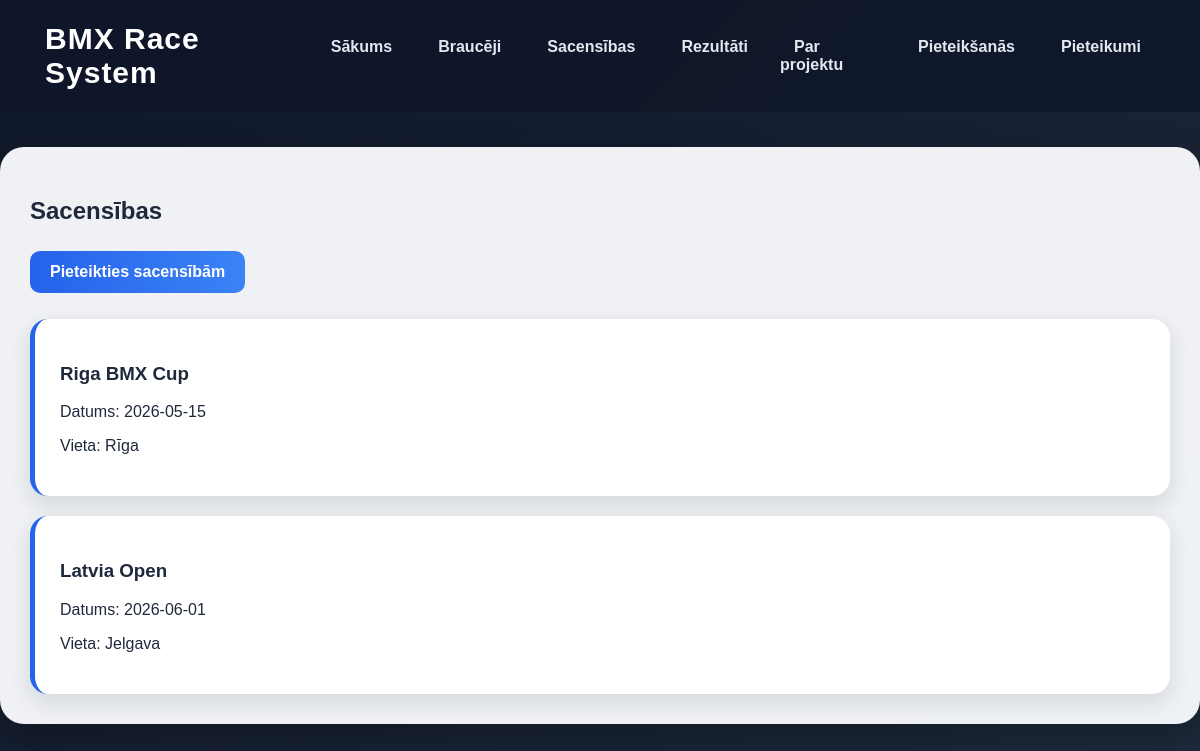
The page /races on the database as committed earlier.
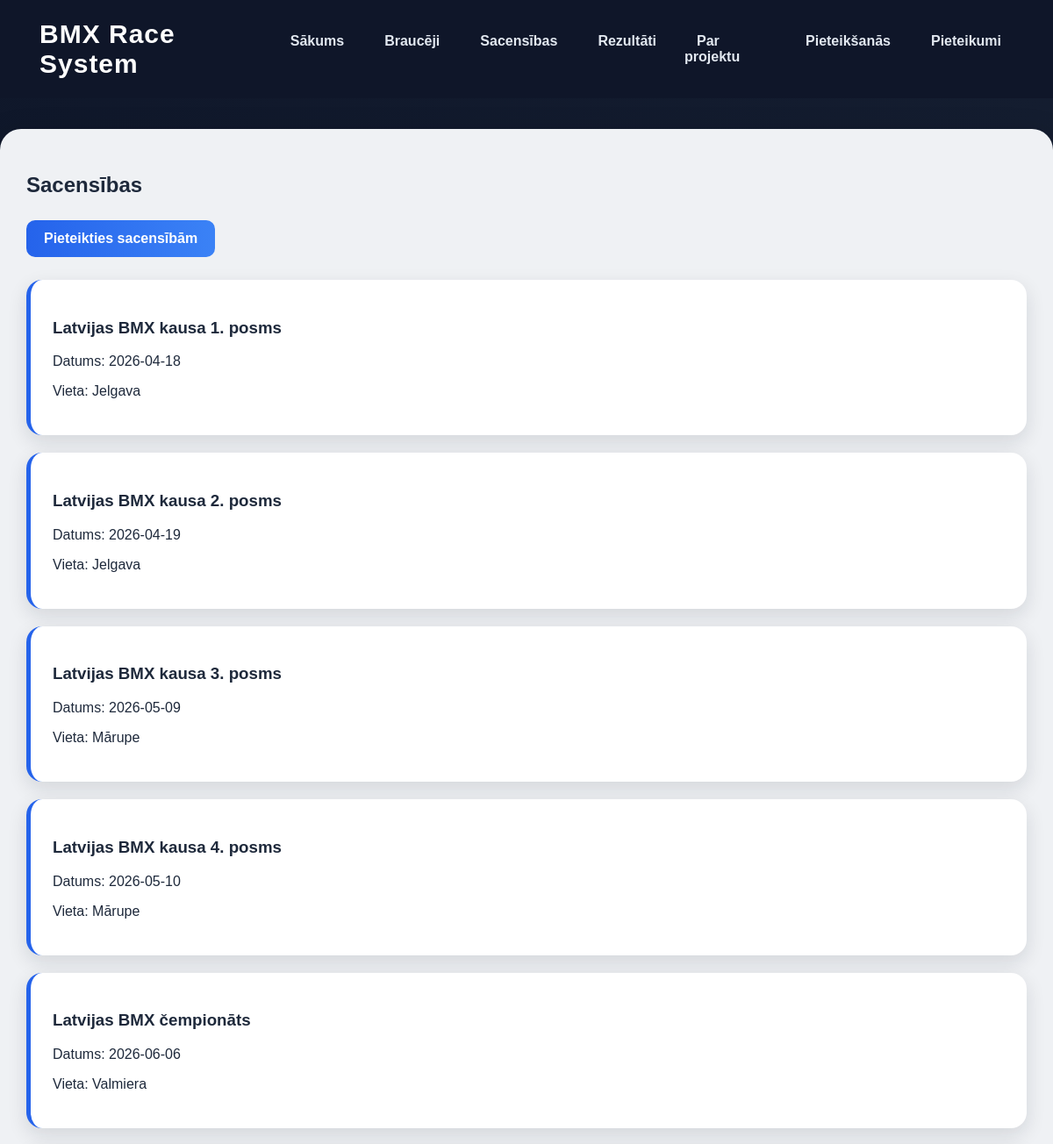
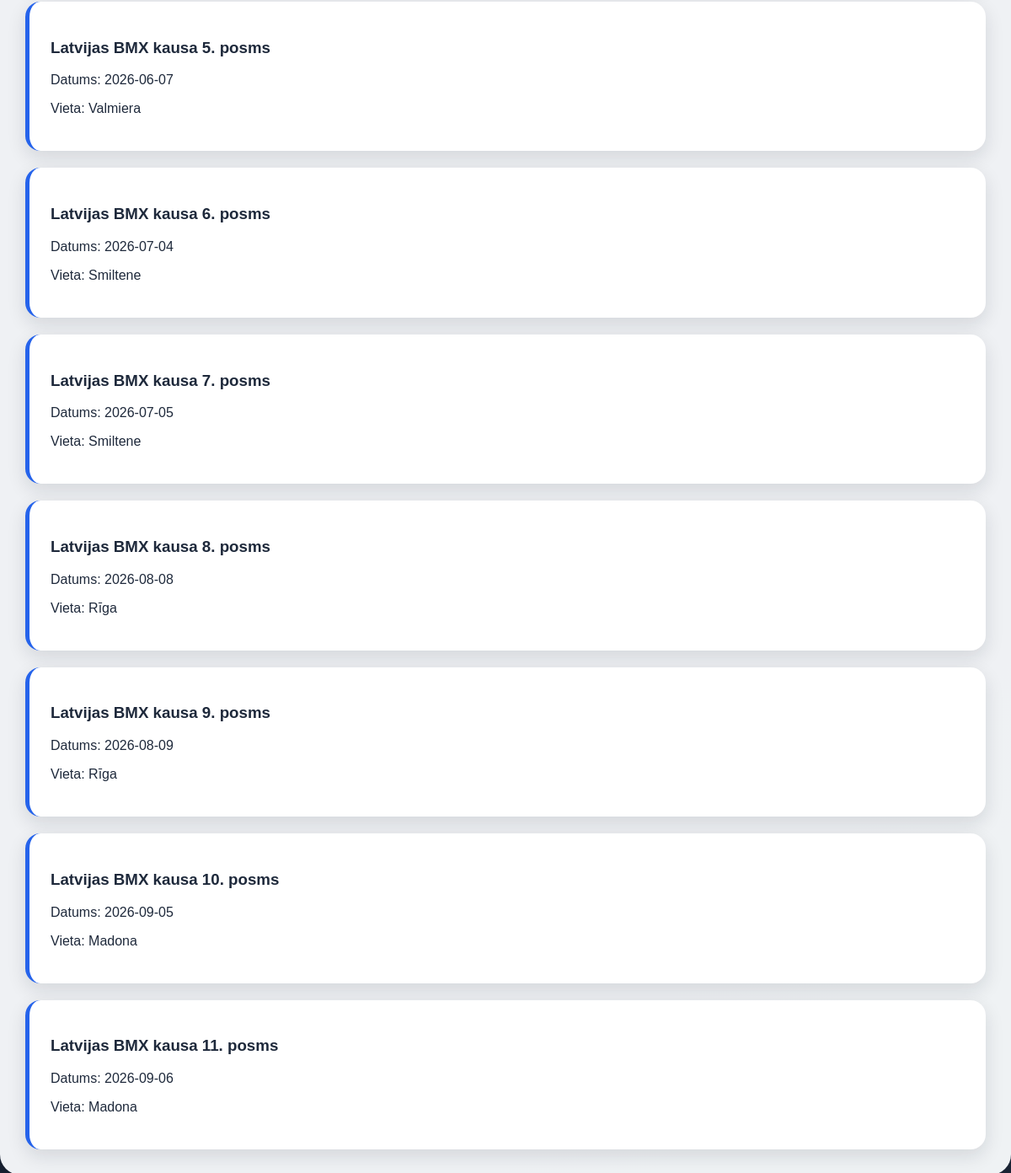
The same page on the database as committed later (2 pictures, top to bottom).
### tables this page shows
CREATE TABLE races (
            id INTEGER PRIMARY KEY AUTOINCREMENT,
            title TEXT NOT NULL,
            race_date TEXT NOT NULL,
            location TEXT NOT NULL
        );

### app.py (the view)
@app.route("/races")
def races():
    conn = get_db_connection()
    races = conn.execute("SELECT * FROM races").fetchall()
    conn.close()
    return render_template("races.html", races=races)

### app.py (called while the page is built)
def get_db_connection():
    conn = sqlite3.connect("database.db")
    conn.row_factory = sqlite3.Row
    return conn

### templates/races.html
{% extends "base.html" %}
{% block content %}
<h2>Sacensības</h2>
<a class="button" href="/register">Pieteikties sacensībām</a>
{% for race in races %}
<div class="card">
    <h3>{{ race.title }}</h3>
    <p>Datums: {{ race.race_date }}</p>
    <p>Vieta: {{ race.location }}</p>
</div>
{% endfor %}
{% endblock %}

### templates/base.html (shortened to what this page needs)
<!DOCTYPE html>
<html lang="lv">
<head>
    <link rel="stylesheet" href="{{ url_for('static', filename='style.css') }}">
</head>
<body>
<nav>
    <h1>BMX Race System</h1>
    <ul>
        <li><a href="/">Sākums</a></li>
        <li><a href="/riders">Braucēji</a></li>
        <li><a href="/races">Sacensības</a></li>
        <li><a href="/results">Rezultāti</a></li>
        <li><a href="/about">Par projektu</a></li>
        <li><a href="/register">Pieteikšanās</a></li>
        <li><a href="/registrations">Pieteikumi</a></li>
    </ul>
</nav>
<div class="container">
    {% block content %}
    {% endblock %}
</div>
</body>
</html>

### static/style.css (style rules this page uses)
body { margin: 0; font-family: Arial, sans-serif; background: linear-gradient(135deg, #0f172a, #1e293b); color: #1e293b; }
nav { background: rgba(15, 23, 42, 0.95); color: white; padding: 22px 45px; display: flex; justify-content: space-between; align-items: center; }
nav h1 { margin: 0; font-size: 30px; letter-spacing: 1px; }
nav ul { list-style: none; display: flex; gap: 18px; margin: 0; padding: 0; }
nav a { color: #e2e8f0; text-decoration: none; font-weight: bold; padding: 10px 14px; border-radius: 8px; }
.container { max-width: 1200px; margin: 35px auto; padding: 30px; background: rgba(248, 250, 252, 0.96); border-radius: 24px; box-shadow: 0 12px 35px rgba(0,0,0,0.25); }
.card { background: white; padding: 25px; border-radius: 18px; margin-top: 20px; box-shadow: 0 8px 22px rgba(15,23,42,0.12); border-left: 5px solid #2563eb; }
.button, button { background: linear-gradient(90deg, #2563eb, #3b82f6); color: white; padding: 12px 20px; border-radius: 10px; text-decoration: none; border: none; font-weight: bold; cursor: pointer; display: inline-block; margin: 6px 6px 6px 0; }

Rows that differ between the two databases and show on the page:
changed races: title "Riga BMX Cup" → "Latvijas BMX kausa 1. posms"; race_date "2026-05-15" → "2026-04-18"; location "Rīga" → "Jelgava"
changed races: title "Latvia Open" → "Latvijas BMX kausa 2. posms"; race_date "2026-06-01" → "2026-04-19"
added races: title "Latvijas BMX kausa 3. posms", race_date "2026-05-09", location "Mārupe"
added races: title "Latvijas BMX kausa 4. posms", race_date "2026-05-10", location "Mārupe"
added races: title "Latvijas BMX čempionāts", race_date "2026-06-06", location "Valmiera"
added races: title "Latvijas BMX kausa 5. posms", race_date "2026-06-07", location "Valmiera"
added races: title "Latvijas BMX kausa 6. posms", race_date "2026-07-04", location "Smiltene"
added races: title "Latvijas BMX kausa 7. posms", race_date "2026-07-05", location "Smiltene"
added races: title "Latvijas BMX kausa 8. posms", race_date "2026-08-08", location "Rīga"
added races: title "Latvijas BMX kausa 9. posms", race_date "2026-08-09", location "Rīga"
added races: title "Latvijas BMX kausa 10. posms", race_date "2026-09-05", location "Madona"
added races: title "Latvijas BMX kausa 11. posms", race_date "2026-09-06", location "Madona"
